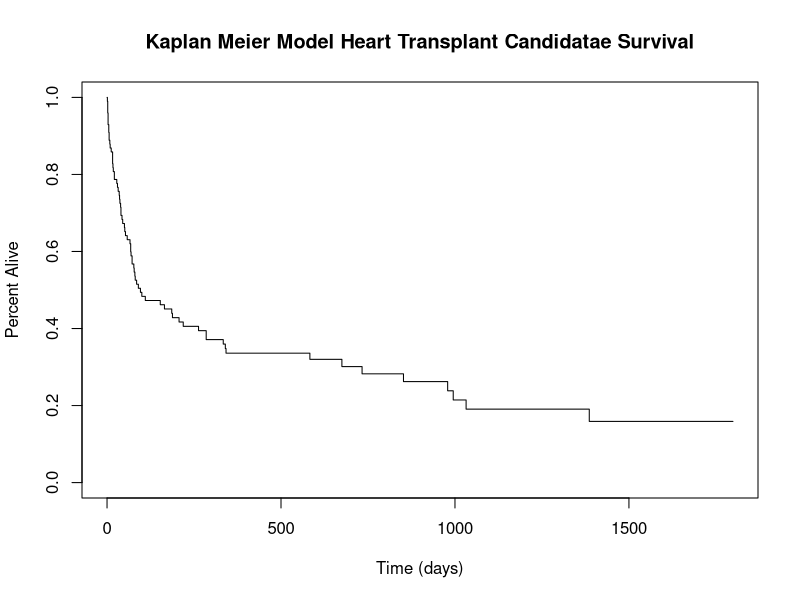

Reproduce this figure in R.
## ---- chunk 1
#| echo: false
#import dataset
heart_transplant <- read.csv("./heart_transplant.csv")

#load neaded libraries
library(survival)

#generate numeric column for survived from character
heart_transplant$survived2 <- as.numeric(ifelse(heart_transplant$survived=="dead",1,0))

#generate kaplan meier model
km.model <- survfit(Surv(heart_transplant$survtime,heart_transplant$survived2)~1)

#plot model
plot(km.model, conf.int=F, xlab = "Time (days)", ylab = "Percent Alive", main="Kaplan Meier Model Heart Transplant Candidatae Survival")
## ---- chunk 2
#| output: false
#load needed libraries
library(survival)
#install.packages("survminer")
library(survminer)
#import dataset
heart_transplant <- read.csv("./heart_transplant.csv")
#generate numeric columns for survived, prior, and transplant from existing charachter columns
heart_transplant$survived2 <- as.numeric(ifelse(heart_transplant$survived=="dead",1,0))
heart_transplant$prior2 <- as.numeric(ifelse(heart_transplant$prior=="yes",1,0))
heart_transplant$transplant2 <- as.numeric(ifelse(heart_transplant$transplant=="treatment",1,0))
heart_transplant$age2 <- as.numeric(ifelse(heart_transplant$age<41,0,ifelse(heart_transplant$age<51,1,2)))
attach(heart_transplant)
